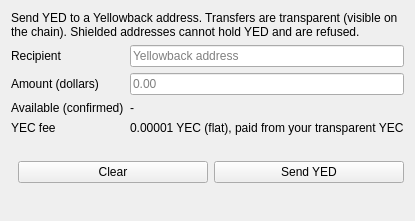
<?xml version="1.0" encoding="UTF-8"?>
<ui version="4.0">
 <class>YellowbackSend</class>
 <widget class="QWidget" name="YellowbackSend">
  <layout class="QVBoxLayout" name="sendLayout">
   <item>
    <widget class="QLabel" name="lblSendIntro">
     <property name="wordWrap"><bool>true</bool></property>
     <property name="text"><string>Send YED to a Yellowback address. Transfers are transparent (visible on the chain). Shielded addresses cannot hold YED and are refused.</string></property>
    </widget>
   </item>
   <item>
    <layout class="QFormLayout" name="sendForm">
     <property name="fieldGrowthPolicy"><enum>QFormLayout::ExpandingFieldsGrow</enum></property>
     <item row="0" column="0"><widget class="QLabel" name="f1"><property name="text"><string>Recipient</string></property></widget></item>
     <item row="0" column="1"><widget class="QLineEdit" name="txtRecipient"><property name="placeholderText"><string>Yellowback address</string></property></widget></item>
     <item row="1" column="0"><widget class="QLabel" name="f2"><property name="text"><string>Amount (dollars)</string></property></widget></item>
     <item row="1" column="1"><widget class="QLineEdit" name="txtAmount"><property name="placeholderText"><string>0.00</string></property></widget></item>
     <item row="2" column="0"><widget class="QLabel" name="f3"><property name="text"><string>Available (confirmed)</string></property></widget></item>
     <item row="2" column="1"><widget class="QLabel" name="lblAvailable"><property name="text"><string>-</string></property></widget></item>
     <item row="3" column="0"><widget class="QLabel" name="f4"><property name="text"><string>YEC fee</string></property></widget></item>
     <item row="3" column="1"><widget class="QLabel" name="lblFee"><property name="text"><string>0.00001 YEC (flat), paid from your transparent YEC</string></property></widget></item>
    </layout>
   </item>
   <item>
    <widget class="QLabel" name="lblSendHint"><property name="text"><string/></property><property name="wordWrap"><bool>true</bool></property><property name="styleSheet"><string notr="true">QLabel { color: #a33; }</string></property></widget>
   </item>
   <item>
    <layout class="QHBoxLayout" name="sendButtons">
     <item><spacer name="sendSpacerH"><property name="orientation"><enum>Qt::Horizontal</enum></property></spacer></item>
     <item><widget class="QPushButton" name="btnClear"><property name="text"><string>Clear</string></property></widget></item>
     <item><widget class="QPushButton" name="btnSend"><property name="text"><string>Send YED</string></property></widget></item>
    </layout>
   </item>
   <item>
    <widget class="QLabel" name="lblSendStatus"><property name="text"><string/></property><property name="wordWrap"><bool>true</bool></property><property name="textInteractionFlags"><set>Qt::TextSelectableByMouse</set></property></widget>
   </item>
   <item>
    <spacer name="sendSpacer"><property name="orientation"><enum>Qt::Vertical</enum></property></spacer>
   </item>
  </layout>
 </widget>
 <resources/>
 <connections/>
</ui>
